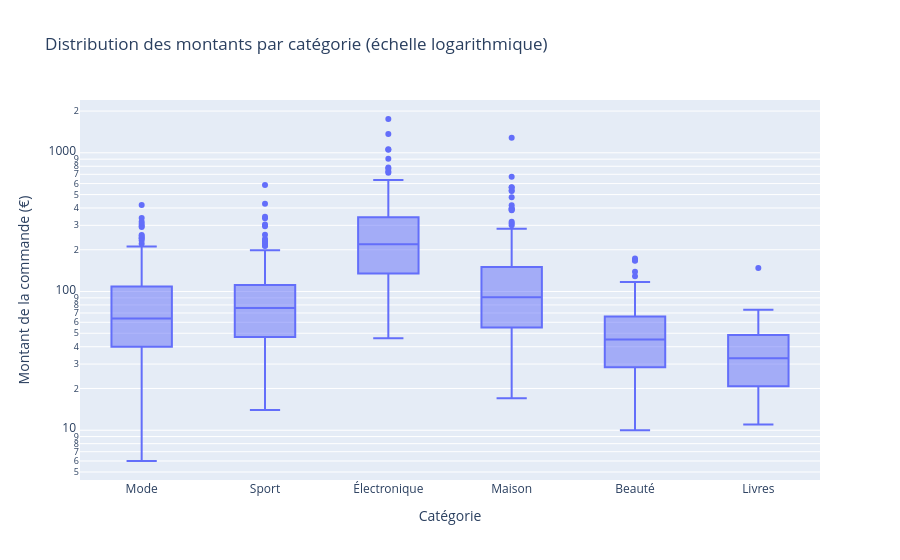

Source (notebook cell):
### Markdown cell above
### Exercice 6.7 — Boîtes à moustaches : les montants par catégorie

Compare la distribution des montants entre catégories avec `px.box`.

💡 Les montants sont très étalés : ajoute `log_y=True` pour passer l'axe vertical en échelle logarithmique et compare la lisibilité.

### Code cell
px.box(
    df,
    x="categorie",
    y="montant",
    log_y=True,
    title="Distribution des montants par catégorie (échelle logarithmique)",
    labels={"categorie": "Catégorie", "montant": "Montant de la commande (€)"},
)

### Figure 1 — Plotly figure (JSON) as saved in the notebook; plotly's stock layout.template omitted (floating-point values rounded to 4 significant figures; data arrays with more than 128 entries replaced by an {"elided": "..."} marker saying what was removed)
{"data": [{"alignmentgroup": "True", "hovertemplate": "Catégorie=%{x}<br>Montant de la commande (€)=%{y}<extra></extra>", "legendgroup": "", "marker": {"color": "#636efa"}, "name": "", "notched": false, "offsetgroup": "", "orientation": "v", "showlegend": false, "type": "box", "x": {"elided": "1000 str values"}, "x0": " ", "xaxis": "x", "y": {"elided": "1000 float values"}, "y0": " ", "yaxis": "y"}], "layout": {"boxmode": "group", "legend": {"tracegroupgap": 0}, "title": {"text": "Distribution des montants par catégorie (échelle logarithmique)"}, "xaxis": {"anchor": "y", "domain": [0, 1], "title": {"text": "Catégorie"}}, "yaxis": {"anchor": "x", "domain": [0, 1], "title": {"text": "Montant de la commande (€)"}, "type": "log"}}}
